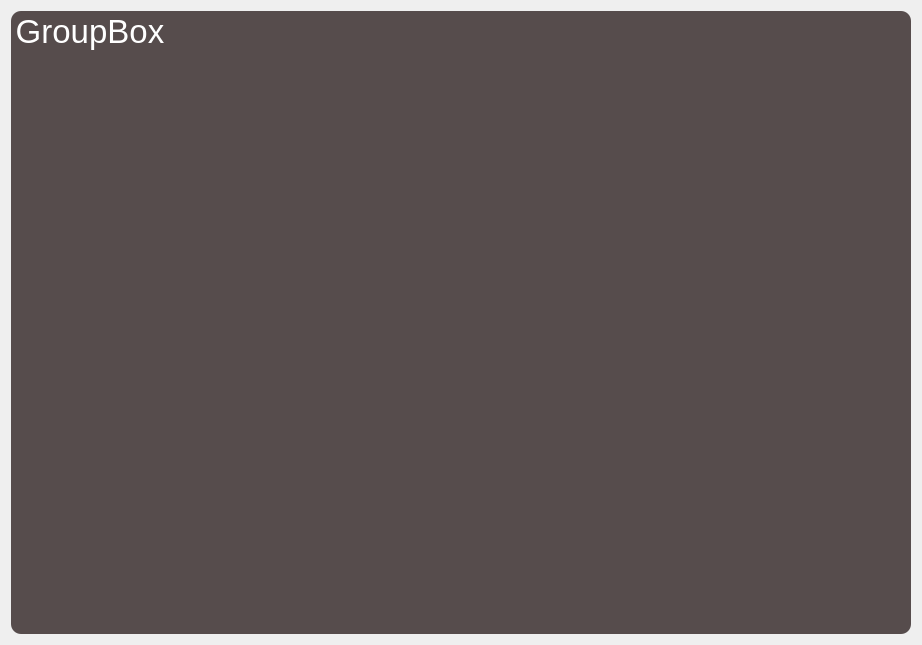
<?xml version="1.0" encoding="UTF-8"?>
<ui version="4.0">
 <class>Frame</class>
 <widget class="QFrame" name="Frame">
  <property name="geometry">
   <rect>
    <x>0</x>
    <y>0</y>
    <width>922</width>
    <height>645</height>
   </rect>
  </property>
  <property name="windowTitle">
   <string>Frame</string>
  </property>
  <property name="styleSheet">
   <string notr="true"/>
  </property>
  <layout class="QHBoxLayout" name="horizontalLayout">
   <item>
    <widget class="QGroupBox" name="groupBox">
     <property name="sizePolicy">
      <sizepolicy hsizetype="Preferred" vsizetype="Maximum">
       <horstretch>0</horstretch>
       <verstretch>0</verstretch>
      </sizepolicy>
     </property>
     <property name="minimumSize">
      <size>
       <width>900</width>
       <height>0</height>
      </size>
     </property>
     <property name="maximumSize">
      <size>
       <width>900</width>
       <height>2000000</height>
      </size>
     </property>
     <property name="font">
      <font>
       <pointsize>25</pointsize>
      </font>
     </property>
     <property name="styleSheet">
      <string notr="true">*{color : white;
background-color: #564c4c ;
border-radius : 10px}
QPushButton{
min-hight : 30px;
background-color:	#634b3a ;
color: rgb(255, 255, 255);
width : 100%}
QPushButton:hover{
background-color: #465a3c}
QLineEdit{
min-height : 30px;
background-color : white;
color : black;
padding: 2px;
}</string>
     </property>
     <property name="title">
      <string>GroupBox</string>
     </property>
     <layout class="QVBoxLayout" name="verticalLayout">
      <property name="spacing">
       <number>0</number>
      </property>
      <property name="leftMargin">
       <number>0</number>
      </property>
      <property name="topMargin">
       <number>25</number>
      </property>
      <property name="rightMargin">
       <number>0</number>
      </property>
      <property name="bottomMargin">
       <number>10</number>
      </property>
     </layout>
    </widget>
   </item>
  </layout>
 </widget>
 <resources/>
 <connections/>
</ui>
